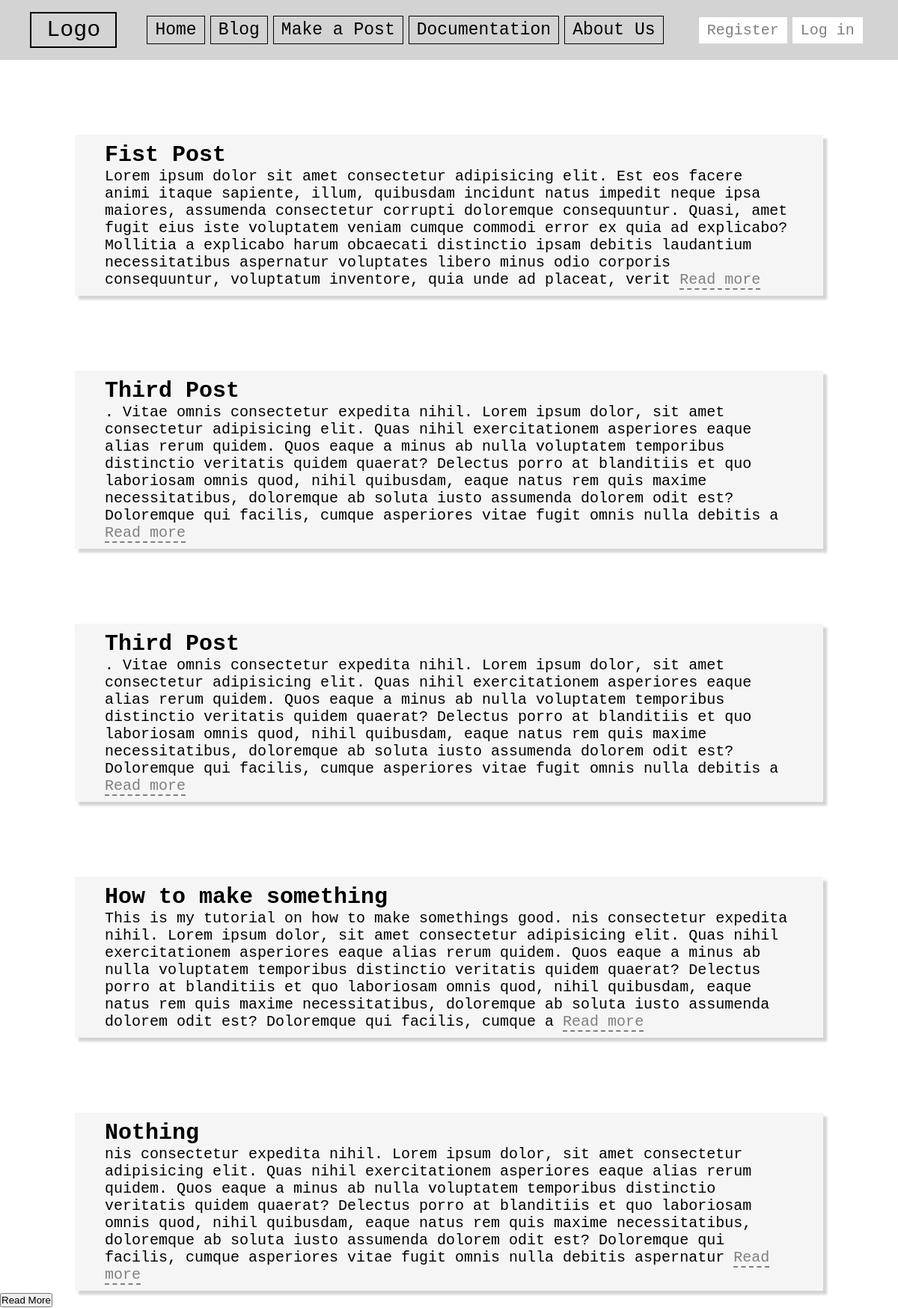
Page /blog/posts/ on the committed database.
### Blog/models.py (models this page shows, shortened)
class Post(models.Model):
    Username = models.CharField(max_length=100)
    Title = models.CharField(max_length=300)
    Content = models.TextField()
    Date_posted = models.DateTimeField(auto_now_add=True)
    def slug(self):
        return self.Content[:500]

### Blog/views.py (the view)
# urls.py: path('posts/', views.posts, name='posts'),
def posts(request):
    context = {
        'posts': Post.objects.all()[:5:-1],
    }
    return render(request, 'posts.html', context)

### Blog/templates/posts.html (shortened to what this page needs)
{% extends "base.html" %}
{% block link %}
  {% load static %}
  <link rel="stylesheet" href="{% static 'style/posts.css' %}">
{% endblock link %}
{% block content %}
  {% if posts %}
  <div class="posts">
    <ul>
        {% for post in posts %}
          <li><div class="post">
              <h2>{{post.Title}}</h2>
              <p>{{post.slug}} <a id='link' href="/blog/{{post.id}}/post">Read more</a></p>
          </div></li>
        {% endfor %}
    </ul>
    </div>
  {% endif %}
  <button class='btn' id='btnrm' onclick="showmore()">Read More</button>
{% endblock content %}

### Blog/templates/base.html (shortened to what this page needs)
<!DOCTYPE html>
<html lang="en">
<head>
{% load static %}
  <link rel="stylesheet" href="{% static 'style/base.css' %}">
  {% block link %}
  {% endblock link %}
</head>
<body>
  <div class="nav-wrapper">
    <div class="logo"><a href='#'>Logo</a></div>
    <nav>
      <ul>
        <li><a href="/blog/home/">Home</a></li>
        <li><a href="/blog/posts/">Blog</a></li>
        <li><a href="/blog/query/">Make a Post</a></li>
        <li><a href="#">Documentation</a></li>
        <li><a href="#">About Us</a></li>
      </ul>
    </nav>
    <div class="btn">
    {% if user.is_authenticated %}
    <span class="span-p" id='span'>Hi, {{ user.username }}</span>
    <a href="/logout/">Logout</a>
    {% else %}
      <a href="/register/">Register</a>
      <a href="/login/">Log in</a>
    {% endif %}
    </div>
  </div>
{% block content %}
{% endblock content %}
</body>
</html>

### Blog/static/style/base.css (style rules this page uses)
* { margin: 0; padding: 0; box-sizing: border-box; }
:root { --main: whitesmoke; --smain: lightgrey; --ssmain: grey; }
a { color: black; text-decoration: none; }
body { font-family: monospace; font-size: 20px; color: black; }
.nav-wrapper { display: flex; justify-content: space-evenly; background: var(--smain); height: 10vh; align-items: center; }
.nav-wrapper .logo a { font-size: 30px; padding: 5px 20px; border: 2px solid black; cursor: pointer; color: black; }
.nav-wrapper ul { display: inline-flex; list-style-type: none; }
.nav-wrapper ul li a { color: black; font-size: 23px; padding: 5px 10px; margin-right: 7px; border: 1px solid black; transition: 0.5s; }
.nav-wrapper .btn { display: flex; }
.nav-wrapper .btn a { padding: 5px 10px; margin-right: 7px; font-family: monospace; font-size: 20px; outline: none; border: 1px solid transparent; color: var(--ssmain); background: white; transition: .5s; }

### Blog/static/style/posts.css (style rules this page uses)
:root { --main: whitesmoke; --smain: lightgrey; --ssmain: grey; }
.posts ul li { margin: auto 100px; margin-top: 100px; list-style: none; }
.posts ul li .post { background: var(--main); box-shadow: 5px 5px 3px var(--smain) }
.posts ul li .post { padding: 10px 40px; }
#link { color: var(--ssmain); border-bottom: 2px dashed var(--ssmain); }

### rows in the picture
Post: Title "Fist Post", slug "Lorem ipsum dolor sit amet consectetur adipisicing elit. Est eos facere animi itaque sapiente, illum, quibusdam incidunt natus impedit neque ipsa maiores, assumenda consectetur corrupti doloremque consequuntur. Quasi, amet fugit eius iste voluptatem veniam cumque commodi error ex quia ad explicabo? Mollitia a explicabo harum obcaecati distinctio ipsam debitis laudantium necessitatibus aspernatur voluptates libero minus odio corporis consequuntur, voluptatum inventore, quia unde ad placeat, verit"
Post: Title "Third Post", slug ". Vitae omnis consectetur expedita nihil. Lorem ipsum dolor, sit amet consectetur adipisicing elit. Quas nihil exercitationem asperiores eaque alias rerum quidem. Quos eaque a minus ab nulla voluptatem temporibus distinctio veritatis quidem quaerat? Delectus porro at blanditiis et quo laboriosam omnis quod, nihil quibusdam, eaque natus rem quis maxime necessitatibus, doloremque ab soluta iusto assumenda dolorem odit est? Doloremque qui facilis, cumque asperiores vitae fugit omnis nulla debitis a"
Post: Title "Third Post", slug ". Vitae omnis consectetur expedita nihil. Lorem ipsum dolor, sit amet consectetur adipisicing elit. Quas nihil exercitationem asperiores eaque alias rerum quidem. Quos eaque a minus ab nulla voluptatem temporibus distinctio veritatis quidem quaerat? Delectus porro at blanditiis et quo laboriosam omnis quod, nihil quibusdam, eaque natus rem quis maxime necessitatibus, doloremque ab soluta iusto assumenda dolorem odit est? Doloremque qui facilis, cumque asperiores vitae fugit omnis nulla debitis a"
Post: Title "How to make something", slug "This is my tutorial on how to make somethings good. nis consectetur expedita nihil. Lorem ipsum dolor, sit amet consectetur adipisicing elit. Quas nihil exercitationem asperiores eaque alias rerum quidem. Quos eaque a minus ab nulla voluptatem temporibus distinctio veritatis quidem quaerat? Delectus porro at blanditiis et quo laboriosam omnis quod, nihil quibusdam, eaque natus rem quis maxime necessitatibus, doloremque ab soluta iusto assumenda dolorem odit est? Doloremque qui facilis, cumque a"
Post: Title "Nothing", slug "nis consectetur expedita nihil. Lorem ipsum dolor, sit amet consectetur adipisicing elit. Quas nihil exercitationem asperiores eaque alias rerum quidem. Quos eaque a minus ab nulla voluptatem temporibus distinctio veritatis quidem quaerat? Delectus porro at blanditiis et quo laboriosam omnis quod, nihil quibusdam, eaque natus rem quis maxime necessitatibus, doloremque ab soluta iusto assumenda dolorem odit est? Doloremque qui facilis, cumque asperiores vitae fugit omnis nulla debitis aspernatur"
